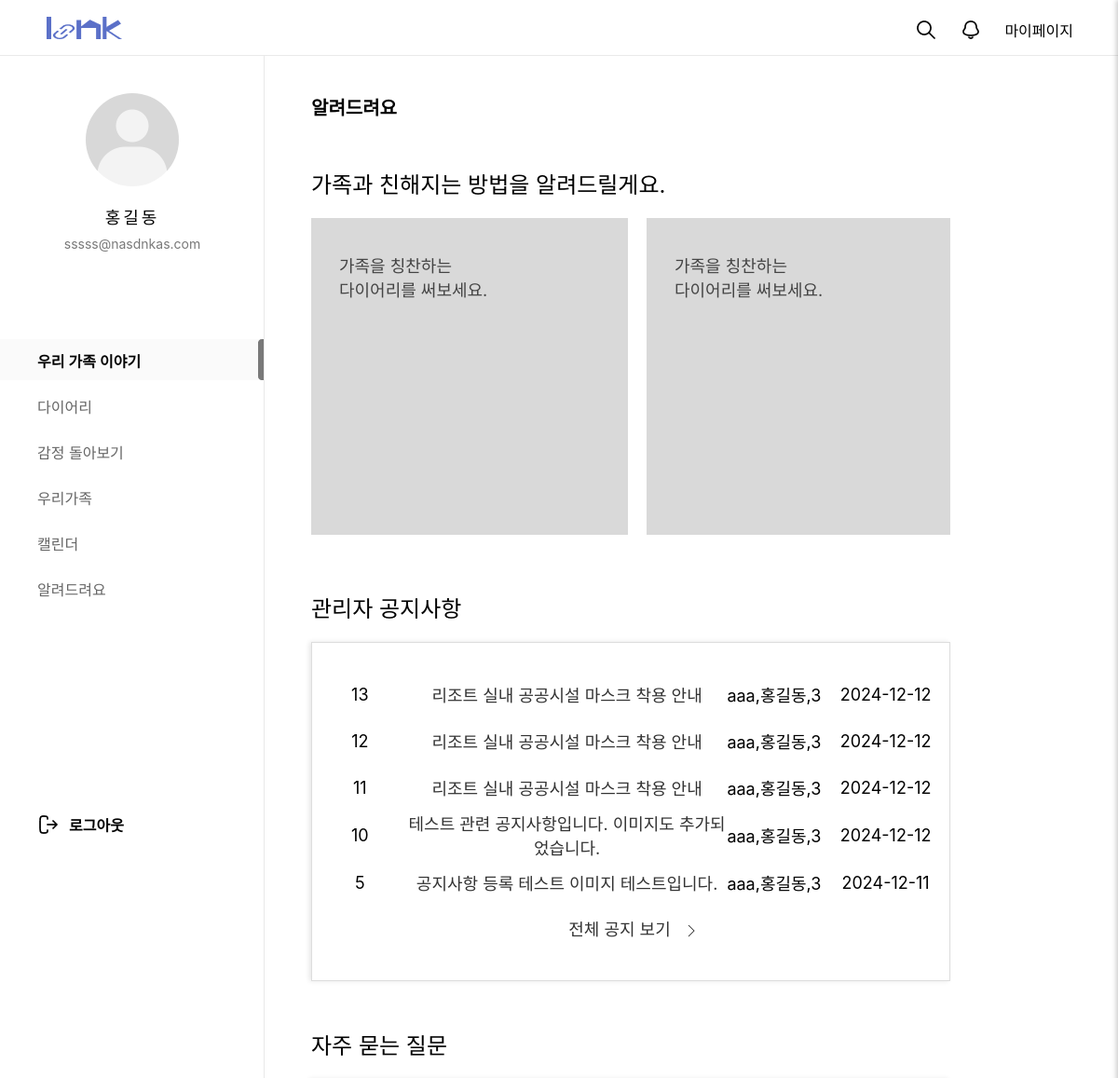
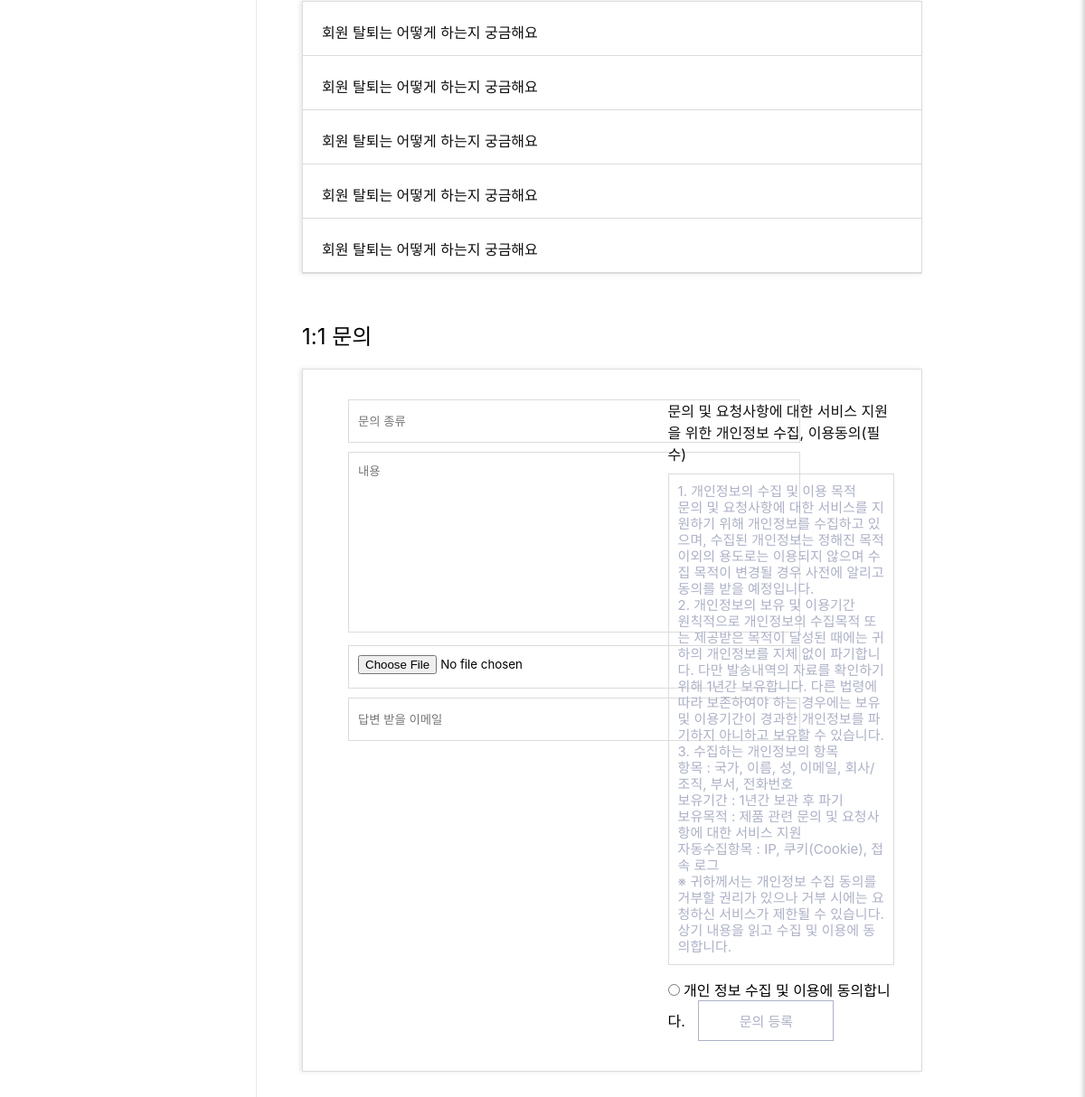
Screenshot of /customer/ (signed in) with the database file from the repository (2 pictures, top to bottom).
### loginpage/models.py (models this page shows, shortened)
class Member(models.Model):
  id = models.CharField(max_length=50,primary_key=True)
  pw = models.CharField(max_length=100)
  name = models.CharField(max_length=100)
  nicName = models.CharField(max_length=100,default='123')
  mail = models.EmailField(max_length=100)
  birthday = models.CharField(max_length=50)
  gender = models.CharField(max_length=10,choices=[('남자', '남자'), ('여자', '여자')])
  mdate = models.DateTimeField(auto_now=True)
  created_group = models.OneToOneField(
        'diary.GroupDiary',  # '앱이름.모델이름' 형식
        on_delete=models.SET_NULL,
        null=True,
        blank=True,
        related_name='creator'
    )
  joined_group = models.ForeignKey(
        'diary.GroupDiary',  # '앱이름.모델이름' 형식
        on_delete=models.SET_NULL,
        null=True,
        blank=True,
        related_name='members'
    )

### customer/models.py (models this page shows, shortened)
class NoticeBoard(models.Model):
  bno = models.AutoField(primary_key=True)
  member = models.ForeignKey(Administrator,on_delete=models.SET_NULL, null=True)
  btitle = models.CharField(max_length=1000)
  bcontent = models.TextField()
  bdate = models.DateTimeField(auto_now=True)
  bfile = models.ImageField(null=True, blank=True, upload_to='uploads/')
  bfile_thumbnail = models.ImageField(null=True, blank=True, upload_to='uploads/')
  category = models.IntegerField(null=True, blank=False)
  like_members = models.ManyToManyField(Member, related_name='like_postboards',  blank=True)

### admin1/models.py (models this page shows)
class Administrator(models.Model):
  ano = models.IntegerField(default=0)
  id = models.CharField(max_length=50,primary_key=True)
  pw = models.CharField(max_length=100)
  name = models.CharField(max_length=100)
  nickname = models.CharField(max_length=100,default='관리자')
  tel = models.CharField(max_length=20,default='010-0000-0000')
  role = models.IntegerField()
  adate = models.DateTimeField(auto_now=True)
  def __str__(self):
    return f"{self.id},{self.name},{self.role}"

### customer/views.py (the view)
# urls.py: path('', views.main, name="main"),
def main(request):
  mem = Member.objects.filter(id = request.session['session_id'])
  qs = NoticeBoard.objects.order_by('-bno')[:5]
  context = {'notice_5':qs, 'mem_info':mem[0]}
  return render(request, 'customer_service.html', context)

### customer/templates/customer_service.html (shortened to what this page needs)
{% extends 'main_navi_base.html' %}
{% load static %}
  {% block profill-block%}
  <div id="user_profile">
    <div id="pimg">
      <img src="/static/images/home/default_profile.png" alt="">
    </div>
    <p id="uName" >{{mem_info.name}}</p>
    <p id="uEmail">{{mem_info.mail}}</p>
  </div>
  {% endblock profill-block%}
  {% block container-block%}
  <div id="container">
    <div id="customer_service_top">
      <h2>알려드려요</h2>
      <span>가족과 친해지는 방법을 알려드릴게요.</span>
      <div class="how_dairy">
        <div class="slider-item">
          <p>가족을 칭찬하는<br>다이어리를 써보세요.</p>
        </div>
        <div class="slider-item">
          <p>가족을 칭찬하는<br>다이어리를 써보세요.</p>
        </div>
      </div>
    </div>
    <div id="customer_service_notice">
      <span>관리자 공지사항</span>
      <div class="customer_service_notice_table">
        <table>
          <colgroup>
            <col style="width:15%;">
            <col style="width:50%;">
            <col style="width:15%;">
            <col style="width:20%;">
          </colgroup>
          {% for notice in notice_5%}
          <tr>
            <td>{{notice.bno}}</td>
            <td><a href="/customer/noticeview/{{notice.bno}}/">{{notice.btitle}}</a></td>
            <td>{{notice.member}}</td>
            <td>{{notice.bdate|date:'Y-m-d'}}</td>
          </tr>
          {% endfor %}
          <tr class="notice_list_last">
            <td colspan="4"><a href="/customer/noticelist/"><span>전체 공지 보기</span><img src="/static/images/customer/Expand_right_light.png" alt=""></a></td>
          </tr>
        </table>
      </div>
    </div>
    <div id="customer_service_qna">
      <span>자주 묻는 질문</span>
      <div class="customer_service_qnabox">
        <div class="customer_service_q">
          <p>회원 탈퇴는 어떻게 하는지 궁금해요</p>
        </div>
        <div class="customer_service_q">
          <p>회원 탈퇴는 어떻게 하는지 궁금해요</p>
        </div>
        <div class="customer_service_q">
          <p>회원 탈퇴는 어떻게 하는지 궁금해요</p>
        </div>
        <div class="customer_service_q">
          <p>회원 탈퇴는 어떻게 하는지 궁금해요</p>
        </div>
        <div class="customer_service_q">
          <p>회원 탈퇴는 어떻게 하는지 궁금해요</p>
        </div>
      </div>
    </div>
    <div id="customer_service_request">
      <span>1:1 문의</span>
      <div class="customer_service_request_box">
        <div class="customer_service_request_input">
          <input type="text" placeholder="문의 종류">
          <textarea name="" id="" placeholder="내용"></textarea>
          <input type="file" name="request_file" id="request_file">
          <input type="text" placeholder="답변 받을 이메일">
        </div>
        <div class="customer_service_request_agree">
          <p>문의 및 요청사항에 대한 서비스 지원을 위한 개인정보 수집, 이용동의(필수)</p>
          <div class="agree_txt">
            1. 개인정보의 수집 및 이용 목적<br>
            문의 및 요청사항에 대한 서비스를 지원하기 위해 개인정보를 수집하고 있으며, 수집된 개인정보는 정해진 목적 이외의 용도로는 이용되지 않으며 수집 목적이 변경될 경우 사전에 알리고 동의를 받을 예정입니다.<br>
            2. 개인정보의 보유 및 이용기간<br>
            원칙적으로 개인정보의 수집목적 또는 제공받은 목적이 달성된 때에는 귀하의 개인정보를 지체 없이 파기합니다. 다만 발송내역의 자료를 확인하기 위해 1년간 보유합니다. 다른 법령에 따라 보존하여야 하는 경우에는 보유 및 이용기간이 경과한 개인정보를 파기하지 아니하고 보유할 수 있습니다.<br>
            3. 수집하는 개인정보의 항목<br>
            항목 : 국가, 이름, 성, 이메일, 회사/조직, 부서, 전화번호<br>
            보유기간 : 1년간 보관 후 파기<br>
            보유목적 : 제품 관련 문의 및 요청사항에 대한 서비스 지원<br>
            자동수집항목 : IP, 쿠키(Cookie), 접속 로그<br>
            ※ 귀하께서는 개인정보 수집 동의를 거부할 권리가 있으나 거부 시에는 요청하신 서비스가 제한될 수 있습니다.<br>
            상기 내용을 읽고 수집 및 이용에 동의합니다.<br>
          </div>
          <div class="agree_chk">
            <input type="radio" value='agree' id='agree'>
            <label for="agree"> 개인 정보 수집 및 이용에 동의합니다.</label>
            <button type="button">문의 등록</button>
          </div>
        </div>
      </div>
    </div>
  </div>
  {% endblock container-block%}

### static/css/main_navi_base.css (style rules this page uses)
* { margin: 0; padding: 0; font-family: "Pretendard Variable", Pretendard, -apple-system, BlinkMacSystemFont, system-ui, Roboto, "Helvetica Neue", "Segoe UI", "Apple SD Gothic Neo", "Noto Sans KR", "Malgun Gothic", "Apple Color Emoji", "Segoe UI Emoji", "Segoe UI Symbol", sans-serif; }
button { cursor: pointer; }
a { text-decoration: none; color: inherit; cursor: pointer; }
#user_profile { width: 284px; height: 264px; text-align: center; }
#uName { font-size: 18px; font-weight: 500; letter-spacing: 3px; line-height: 21px; margin-top:23px }
#uEmail { font-size: 14px; font-weight: 400; line-height: 17px; color: #797979; margin-top:9px }
#pimg { width: 100px; height: 100px; border-radius: 100%; overflow: hidden; margin: 40px auto 0; }
#pimg img { width: 100%; height: 100%; object-fit: cover; }

### static/css/customer/customer_service.css (style rules this page uses)
* { margin: 0; padding: 0; box-sizing: border-box; font-family: "Pretendard Variable", Pretendard, -apple-system, BlinkMacSystemFont, system-ui, Roboto, "Helvetica Neue", "Segoe UI", "Apple SD Gothic Neo", "Noto Sans KR", "Malgun Gothic", "Apple Color Emoji", "Segoe UI Emoji", "Segoe UI Symbol", sans-serif; }
a { text-decoration: none; }
body, html { height: 100%; }
table, tr, td { border-collapse: collapse; color: #333; font-size: 14px; }
#container { width: 100%; min-height: 100vh; padding: 100px 180px 300px 334px; }
#customer_service_top { width: 100%; margin-bottom: 60px; overflow: hidden; position: relative; z-index: 10; }
#customer_service_top h2 { font-size: 20px; font-weight: medium; margin-bottom: 50px; }
#customer_service_top span { font-size: 24px; }
#customer_service_top .how_dairy { display: flex; transition: transform 0.3s ease-in-out; touch-action: pan-y; }
#customer_service_top .how_dairy div { background: #D9D9D9; min-width: 340px; height: 340px; margin: 20px 20px 0 0; }
#customer_service_top .how_dairy p { font-size: 18px; color: #444; width: 160px; height: 60px; margin: 37px 0 0 30px; }
#customer_service_notice { margin-bottom: 50px; }
#customer_service_notice span { font-size: 24px; }
.customer_service_notice_table { border: 1px solid #ddd; box-shadow: -2px 0 5px rgba(0, 0, 0, 0.1); margin-top: 20px; }
#customer_service_notice table { margin-top: 30px; margin-bottom: 30px; width: 100%; }
#customer_service_notice table td { height: 50px; font-size: 18px; color: #000; text-align: center; box-sizing: border-box; }
#customer_service_notice table td a { color: #333; }
#customer_service_notice .notice_list_last span { width: 130px; height: 24px; font-size: 18px; align-items: center; text-align: center; display: inline-block; }
.notice_list_last img { vertical-align: middle; }
.notice_list_last { justify-content: center; align-items: center; }
#customer_service_qna { margin-bottom: 50px; }
#customer_service_qna span { font-size: 24px; }
.customer_service_qnabox { border: 1px solid #ddd; box-shadow: -2px 0 5px rgba(0, 0, 0, 0.1); margin-top: 20px; }
.customer_service_qnabox div { border-bottom: 1px solid #DBDBDB; }
.customer_service_q { height: 60px; padding: 21px 21px; border-bottom: 1px solid #DBDBDB; font-size: 16px; color: #0F0F0F; cursor: pointer; }
#customer_service_request { margin-bottom: 50px; }
#customer_service_request span { font-size: 24px; }
.customer_service_request_box { display: flex; border: 1px solid #ddd; box-shadow: -2px 0 5px rgba(0, 0, 0, 0.1); margin-top: 20px; }
.customer_service_request_input { width: 40%; margin: 33px 50px; }
.customer_service_request_input input { width: 500px; height: 48px; border: 1px solid #DBDBDB; margin-bottom: 10px; padding: 10px; }
.customer_service_request_input textarea { width: 500px; height: 200px; margin-bottom: 10px; padding: 10px; border: 1px solid #DBDBDB; resize: none; outline: none; }
.customer_service_request_agree { padding: 33px 30px; }
.customer_service_request_agree p { font-size: 16px; color: #0F0F0F; margin-bottom: 10px; }
.agree_txt { border: 1px solid #DBDBDB; font-size: 15px; line-height: 18px; color: #ACB1C6; padding: 10px; }
.agree_chk { float: right; margin-top: 15px; }
.agree_chk button { width: 150px; height: 45px; background: white; font-size: 15px; border: 1px solid #ACB1C6; color: #ACB1C6; margin-left: 10px; cursor: pointer; }

### rows the page displays
Member: name "홍길동", mail "sssss@nasdnkas.com"
NoticeBoard: bno "13", btitle "리조트 실내 공공시설 마스크 착용 안내", member "aaa,홍길동,3", bdate "2024-12-12"
NoticeBoard: bno "12", btitle "리조트 실내 공공시설 마스크 착용 안내", member "aaa,홍길동,3", bdate "2024-12-12"
NoticeBoard: bno "11", btitle "리조트 실내 공공시설 마스크 착용 안내", member "aaa,홍길동,3", bdate "2024-12-12"
NoticeBoard: bno "10", btitle "테스트 관련 공지사항입니다. 이미지도 추가되었습니다.", member "aaa,홍길동,3", bdate "2024-12-12"
NoticeBoard: bno "5", btitle "공지사항 등록 테스트 이미지 테스트입니다.", member "aaa,홍길동,3", bdate "2024-12-11"
